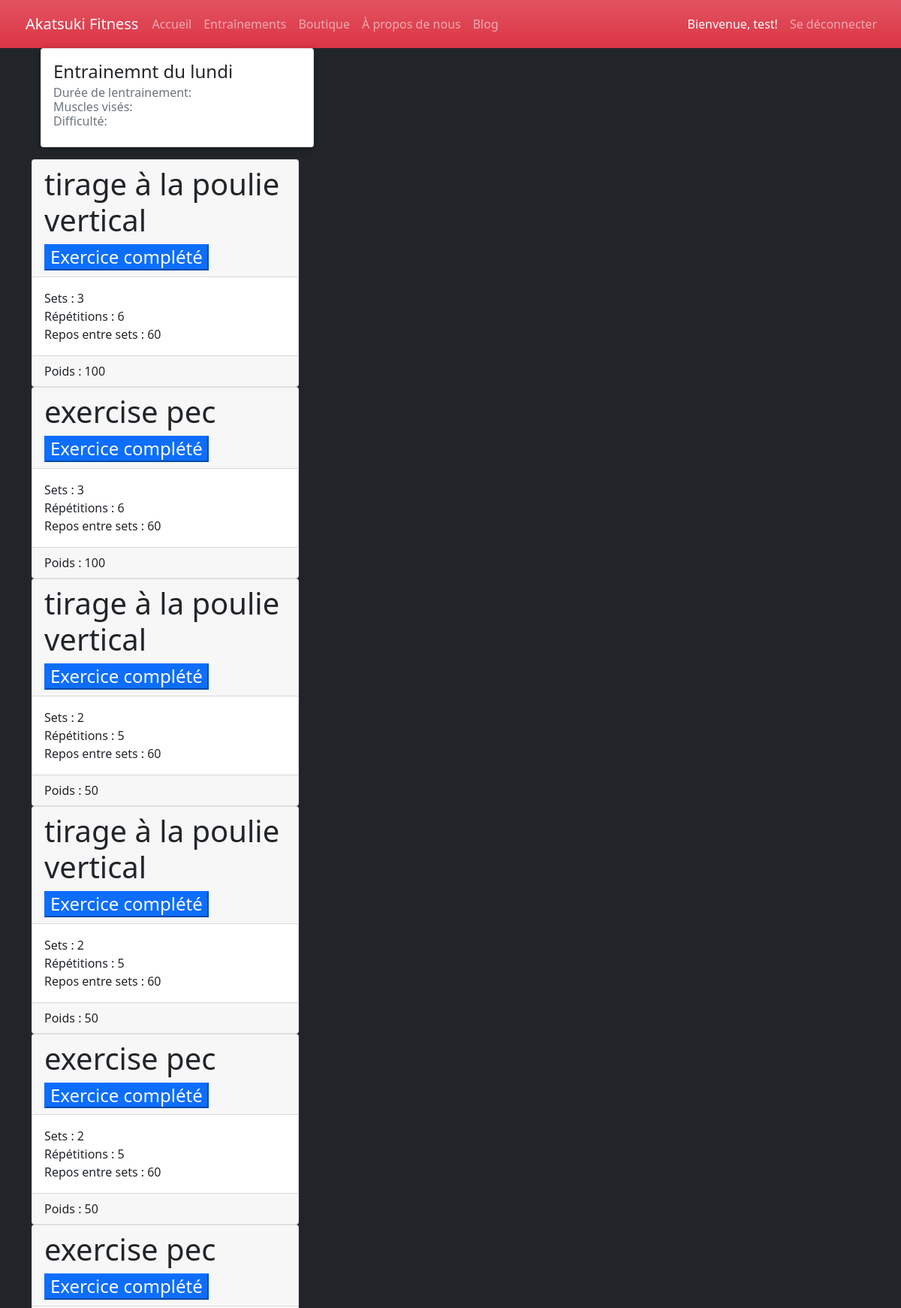
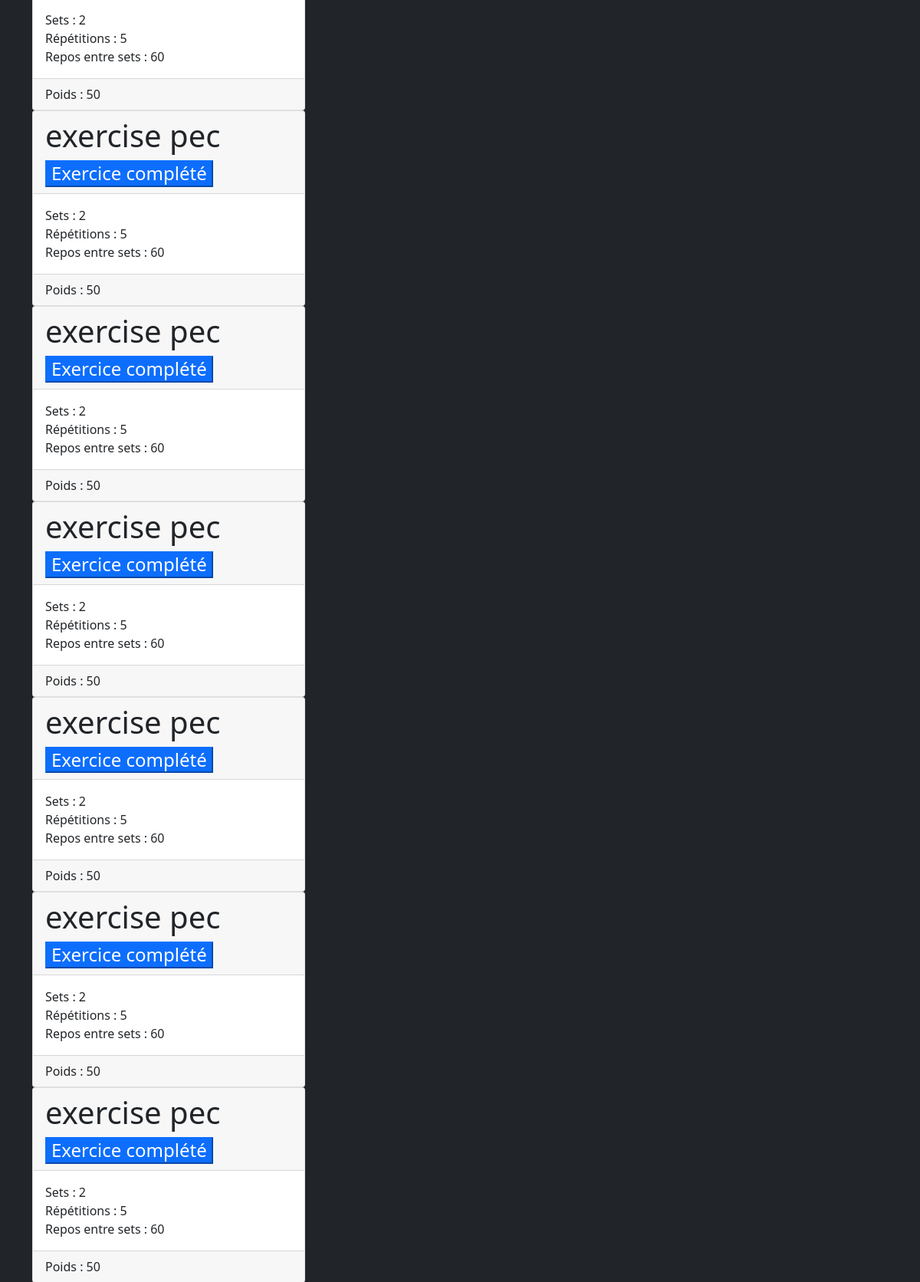
/workout_in_progress.php (signed in, upper part), run on the app's committed database (2 pictures, top to bottom).
### tables this page shows
CREATE TABLE `utilisateur` (
  `iduser` int(11) NOT NULL,
  `nom` varchar(50) NOT NULL,
  `prenom` varchar(50) NOT NULL,
  `email` varchar(100) NOT NULL,
  `date_de_naissance` date NOT NULL,
  `sexe` int(11) NOT NULL,
  `poids` float DEFAULT NULL,
  `datedebutabonnement` date DEFAULT NULL,
  `datefinabonnement` date DEFAULT NULL
);

CREATE TABLE `entrainement` (
  `identrainement` int(11) NOT NULL,
  `nom` varchar(50) NOT NULL,
  `status` int(11) NOT NULL
);

CREATE TABLE `entrainementexercice` (
  `identrainement` int(11) NOT NULL,
  `idexercice` int(11) NOT NULL
);

CREATE TABLE `exercicecatalogue` (
  `idexercicecatalogue` int(11) NOT NULL,
  `nom` varchar(50) NOT NULL,
  `image` varchar(150) NOT NULL,
  `idcategorie` int(11) NOT NULL
);

CREATE TABLE `exercice` (
  `idexercice` int(11) NOT NULL,
  `idexercicecatalogue` int(11) NOT NULL,
  `status` int(11) NOT NULL,
  `poids` float NOT NULL,
  `repetitions` int(11) NOT NULL,
  `sets` int(11) NOT NULL,
  `duree` int(11) NOT NULL,
  `dureepause` int(11) NOT NULL
);

### db/conn.php (called while the page is built)
<?php
$host = 'localhost';
$db = 'akatsuki_db';
$user = 'root';
$pass = '';
$chartset = 'utf8mb4';
$dsn = "mysql:host=$host;dbname=$db;chartset=$chartset";
try {
    $pdo = new PDO($dsn, $user, $pass);
    $pdo->setAttribute(PDO::ATTR_ERRMODE, PDO::ERRMODE_EXCEPTION);
} catch (PDOException $e) {
    throw new PDOException($e->getMessage());
}
require_once 'Crud.php';
$crud = new Crud($pdo);

### db/Crud.php (called while the page is built, shortened)
<?php
class Crud
{
    private $db;
    public function __construct($conn)
    {
        $this->db = $conn;
    }
    public function getUser($id){
        try {
            $sql = "SELECT * FROM utilisateur WHERE iduser = '$id' ";
            $stmt = $this->db->prepare($sql);
            $stmt->execute();
            $result = $stmt->fetch();
            return  $result;
        } catch (PDOException $e) {
            echo $e->getMessage();
            return false;
        }
    }
    public function getEntrainementByIdEntrainement($idEntrainement){
        try{
            $sql = "SELECT * FROM `entrainement` where `identrainement`= $idEntrainement";
            $stmt = $this->db->prepare($sql);
            $stmt->execute();
            $result = $stmt->fetchAll();
            return  $result;
        }catch  (PDOException $e) {
            echo $e->getMessage();
        return false;
        }
    }
    public function getExercicesFromEntrainement($idEntrainement){
        try{
            $sql = "SELECT * FROM `entrainementexercice` INNER JOIN exercice ON entrainementexercice.idexercice = exercice.idexercice
            INNER JOIN `exercicecatalogue` ON `exercice`.`idexercicecatalogue` =`exercicecatalogue`.`idexercicecatalogue` ";
            $stmt = $this->db->prepare($sql);
            $stmt->execute();
            $result = $stmt->fetchAll();
            return  $result;
        }catch  (PDOException $e) {
            echo $e->getMessage();
        return false;
        }
    }
}

### workout_in_progress.php (the view, shortened to what this page needs)
<?php
require_once('includes/header.php');
?>
<?php
$entrainement = $crud->getEntrainementByIdEntrainement('1');
$details ='';
foreach($entrainement as $training){
    $nom = $training['nom'];
    $text .= '<div class="container w-100 ">
                <div class="col-sm-4">
                        <div class="card mb-3 card-perso" style="max-width: auto; max-height: 100% " href="#">
                            <div class="card-body">
                                <h4 class="card-title"> '.$nom .' </h4>
                                <h6 class="card-subtitle mb-2 text-muted">Durée de lentrainement: '.$duree . '<br /> Muscles visés: '.$type .' </br> Difficulté: '.$difficulte .' </h6>
                            </div>
                        </div>
                    </div>
                </div>';
}
echo $text;
?>
<main >
<?php
$exercice = $crud->getExercicesFromEntrainement(1);
foreach($exercice as $training){
    $poids = $training['poids'];
    $reps = $training['repetitions'];
    $sets = $training['sets'];
    $dureepause = $training['dureepause'];
    $nom = $training['nom'];
    $details .= '<div class ="row">
                    <div class="col-md-4">
                        <div class="card">
                            <h4 class="card-header">
                                <div class="ChangeButtonC">
                                    <label>
                                        <h1> '.$nom .' </h1>
                                        <button class="btn-primary" >
                                            <span class="seatButton"> Exercice complété </span>
                                        </button>
                                    </label>
                                </div>
                            </h4>
                            <div class="card-body">Sets : '.$sets .' <br/> Répétitions : '.$reps .' </br> Repos entre sets : '.$dureepause .'  </div>
                            <div class="card-footer"> Poids : '.$poids .'</div>
                        </div>
                    </div>
                </div>
                ';
}
echo $details;
?>
    </main>
    </div>
<?php
require_once('includes/footer.php');
?>

### vue/nav.php (shortened to what this page needs)
<nav id="myNav" class="navbar navbar-expand-md navbar-dark bg-danger bg-gradient">
    <div class="container-fluid">
        <a class="logo navbar-brand" href="index.php">Akatsuki Fitness</a>
        <div class="collapse navbar-collapse" id="navbarNav">
            <div class="navbar-nav me-auto">
                <a id="btnHome" href="index.php" class="nav-item nav-link">Accueil</a>
                <a id="btnTrain" href="workouts.php" class="nav-item nav-link">Entraînements</a>
                <a id="btnStore" href="shop_index.php" class="nav-item nav-link">Boutique</a>
                <a id="btnAbout" href="about.php" class="nav-item nav-link">À propos de nous</a>
                <a id="btnBlog" href="blog.php" class="nav-item nav-link">Blog</a>
            </div>
            <div class="navbar-nav ms-auto">
                <?php if(!isset($_SESSION['userid'])) { ?>
                <a href="login.php" class="nav-item nav-link">Se connecter</a>
                <?php } else {
                    $userid = $_SESSION['userid'];
                    $userInfo = $crud->getUser($userid); ?>
                <a id="btnBlog" href="profile.php" class="nav-item nav-link active">Bienvenue,
                    <?php echo $userInfo['prenom']?>!</a>
                <a href="logout.php" class="nav-item nav-link">Se déconnecter</a>
                <?php }?>
            </div>
        </div>
    </div>
</nav>

### css/style.css (style rules this page uses)
.card-perso { box-shadow: 0 2px 8px rgb(0 0 0 / 30%); }
#myNav { padding: 12px; text-align: center; }
#myNav .logo { padding-left: 10px; padding-right: 10px; margin-right: 0%; }

### css/style-blog.css (style rules this page uses)
* { box-sizing: border-box; }

### data on the page
utilisateur: prenom "test"
entrainement: nom "Entrainemnt du lundi"
entrainementexercice: exercicecatalogue.nom "tirage à la poulie vertical", idexercice.sets "3", idexercice.repetitions "6", idexercice.dureepause "60", idexercice.poids "100"
entrainementexercice: exercicecatalogue.nom "exercise pec", idexercice.sets "3", idexercice.repetitions "6", idexercice.dureepause "60", idexercice.poids "100"
entrainementexercice: exercicecatalogue.nom "tirage à la poulie vertical", idexercice.sets "2", idexercice.repetitions "5", idexercice.dureepause "60", idexercice.poids "50"
entrainementexercice: exercicecatalogue.nom "tirage à la poulie vertical", idexercice.sets "2", idexercice.repetitions "5", idexercice.dureepause "60", idexercice.poids "50"
entrainementexercice: exercicecatalogue.nom "exercise pec", idexercice.sets "2", idexercice.repetitions "5", idexercice.dureepause "60", idexercice.poids "50"
entrainementexercice: exercicecatalogue.nom "exercise pec", idexercice.sets "2", idexercice.repetitions "5", idexercice.dureepause "60", idexercice.poids "50"
entrainementexercice: exercicecatalogue.nom "exercise pec", idexercice.sets "2", idexercice.repetitions "5", idexercice.dureepause "60", idexercice.poids "50"
entrainementexercice: exercicecatalogue.nom "exercise pec", idexercice.sets "2", idexercice.repetitions "5", idexercice.dureepause "60", idexercice.poids "50"
entrainementexercice: exercicecatalogue.nom "exercise pec", idexercice.sets "2", idexercice.repetitions "5", idexercice.dureepause "60", idexercice.poids "50"
entrainementexercice: exercicecatalogue.nom "exercise pec", idexercice.sets "2", idexercice.repetitions "5", idexercice.dureepause "60", idexercice.poids "50"
entrainementexercice: exercicecatalogue.nom "exercise pec", idexercice.sets "2", idexercice.repetitions "5", idexercice.dureepause "60", idexercice.poids "50"
entrainementexercice: exercicecatalogue.nom "exercise pec", idexercice.sets "2", idexercice.repetitions "5", idexercice.dureepause "60", idexercice.poids "50"
